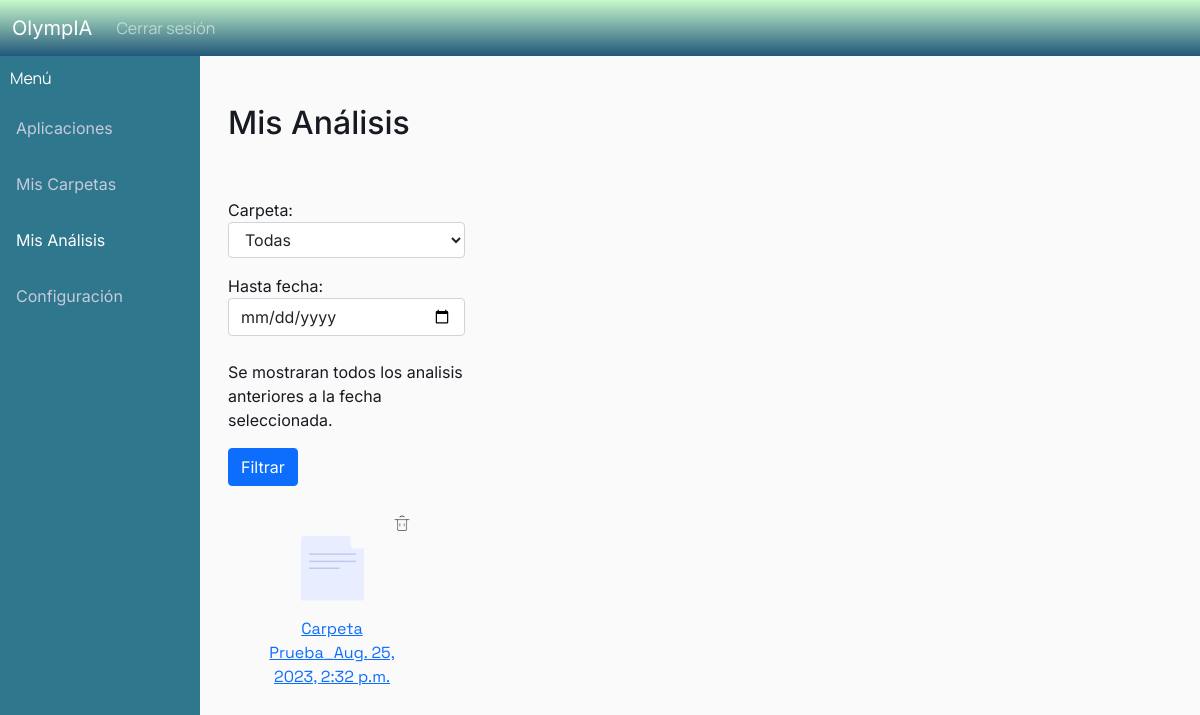
The app's page /resultados (signed in), older data.
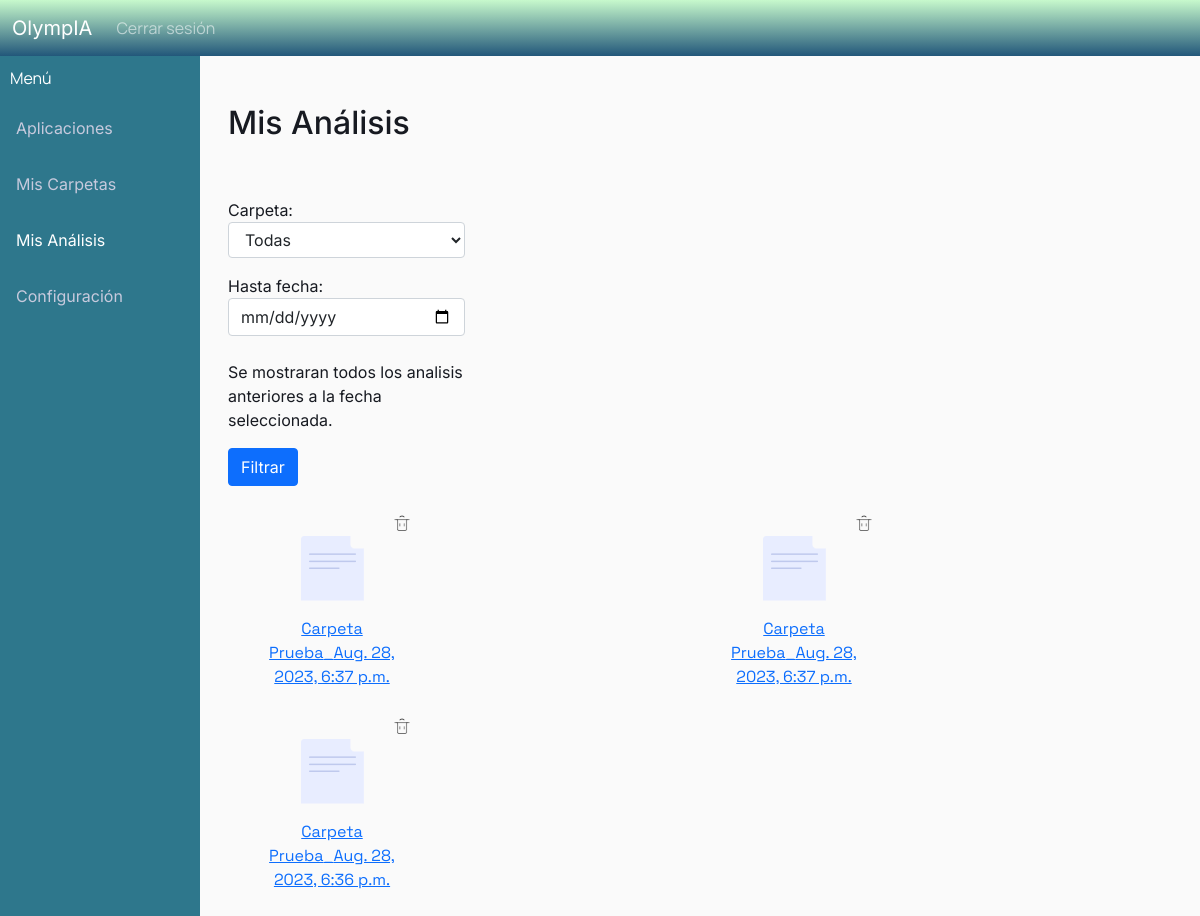
The same page, newer data.
### analisis/models.py (models this page shows, shortened)
class Analisis(models.Model):
    class Meta:
        verbose_name_plural = "Analisis"
    fecha = models.DateTimeField(null=False, default=datetime.now)
    informe = models.TextField(blank=True, null=True) #capaz esto lo sacamos y en su ligar armamos el html del informe con los graficos y las imagenes. O aca se pone el template del informe
    carpeta =  models.ForeignKey(Carpeta, on_delete=models.CASCADE, blank=True)  # si se borra la carpeta se borra el analisis. Esto no deberia pasar pero da un error al borrar archivos si no esta esto.
    modelo = models.ForeignKey(Modelo, on_delete=models.DO_NOTHING, blank=True)

class Carpeta(models.Model):
    nombre = models.CharField(max_length=256)
    fecha_creacion = models.DateTimeField(null=False)
    ultima_modificacion = models.DateTimeField(null=False)
    usuario = models.ForeignKey(User, on_delete=models.CASCADE)

### analisis/views.py (the view)
# urls.py: path("resultados", views.resultados, name="analisis-resultados"),
@login_required
def resultados(request):
    carpetas = Carpeta.objects.filter(usuario = request.user)
    analisis = None
    if request.method == 'POST':
        form = AnalisisViewForm(request.POST,user_id = request.user.id)
        if form.is_valid():
            carpeta = form.cleaned_data['carpeta']
            fecha = form.cleaned_data['fecha']
            if carpeta == 'all':
                carpetas = Carpeta.objects.filter(usuario = request.user)
            else:
                carpetas = Carpeta.objects.filter(usuario = request.user, id = carpeta)
            if fecha:
                analisis = Analisis.objects.filter(Q(carpeta__in = carpetas), Q( fecha__lte = fecha)).order_by("-id")
            else:
                analisis = Analisis.objects.filter(carpeta__in = carpetas).order_by("-id")
    else:
        form = AnalisisViewForm(user_id = request.user.id)
        carpetas = Carpeta.objects.filter(usuario = request.user)
        analisis = Analisis.objects.filter(carpeta__in = carpetas).order_by("-id")
    context = {
        'analisis' : analisis,
        'form' : form,
    }
    return render(request, "analisis/resultados.html",context=context)

### analisis/forms.py
class AnalisisViewForm(forms.Form):
    carpeta = forms.ChoiceField(widget=forms.Select(attrs={'class': 'form-control'}))
    fecha = forms.DateField(widget=forms.widgets.DateInput(
            attrs={
                'type': 'date', 'placeholder': 'yyyy-mm-dd (DOB)',
                'class': 'form-control'
                }
            ), required=False)
    def __init__(self, *args, **kwargs):
        user_id = kwargs.pop('user_id')
        super(AnalisisViewForm, self).__init__(*args, **kwargs)
        user = User.objects.get(id=user_id)
        carpetas = Carpeta.objects.filter(usuario = user)
        carpeta_choices = [(carpeta.id, carpeta.nombre) for carpeta in carpetas]
        carpeta_choices.insert(0, ('all', 'Todas'))
        self.fields['carpeta'].choices = carpeta_choices
        self.fields['carpeta'].label = 'Carpeta'
        self.fields['fecha'].label = 'Hasta fecha:'
        self.fields['fecha'].help_text = '<br/> Se mostraran todos los analisis anteriores a la fecha seleccionada.'

### analisis/templates/analisis/resultados.html (shortened to what this page needs)
{% extends "analisis/base.html" %}
{% load static %}
{% block content %}
<div class="row">
    <div class="col-sm">
        <div class="sidebar">
            <div class="sidebar-brand"> Menú </div>
            <a href="{% url 'analisis-principal' %}">Aplicaciones</a>
            <a href="{% url 'analisis-carpetas' %}">Mis Carpetas</a>
            <a class="active" href="">Mis Análisis</a>
            <a href="{% url 'analisis-config' %}">Configuración</a>
        </div>
    </div>
    <div class = "col-md-10">
        <main role="main" class="container">
            <h2>Mis Análisis</h2>
            <div class = "col-3">
                <form action="" method=POST enctype="multipart/form-data">
                    {{ form.as_p }}
                    <input type="submit" value="Filtrar" class="btn btn-primary btn-md">
                </form>
            </div>
            <div class="container">
                <div class="row">
                    {% for analisis in analisis %}
                        <div class="col-6">
                            <div class="card bg-transparent border-0" style="width:10rem;">
                                <div class = "text-end">
                                    <a href="{% url 'analisis-borrar_analisis' analisis.id %}" onclick="return confirm('¿Estás seguro de que quieres eliminar este análisis?')">
                                        <img src="{% static 'images/trash.png'%}" width="20" >
                                    </a>
                                </div>
                                <div class="text-center" >
                                    <a href="{% url 'analisis-resultado' analisis.id %}">
                                        <div class="text-center" >
                                            <img src="{% static 'images/archivo.png'%}">
                                        </div>
                                        <div class="card-body">
                                            <div class="card-title nombre">{{analisis.carpeta.nombre}}_{{analisis.fecha}}</div>
                                        </div>
                                    </a>
                                </div>
                            </div>
                        </div>
                    {% endfor %}
                </div>
            </div>
        </main>
    </div>
</div>
{% endblock content %}

Row changes from the older to the newer data that the page shows:
added Analisis: carpeta.nombre "Carpeta Prueba", fecha "Aug. 28, 2023, 6:37 p.m."
added Analisis: carpeta.nombre "Carpeta Prueba", fecha "Aug. 28, 2023, 6:37 p.m."
changed Analisis: fecha "Aug. 25, 2023, 2:32 p.m." → "Aug. 28, 2023, 6:36 p.m."
